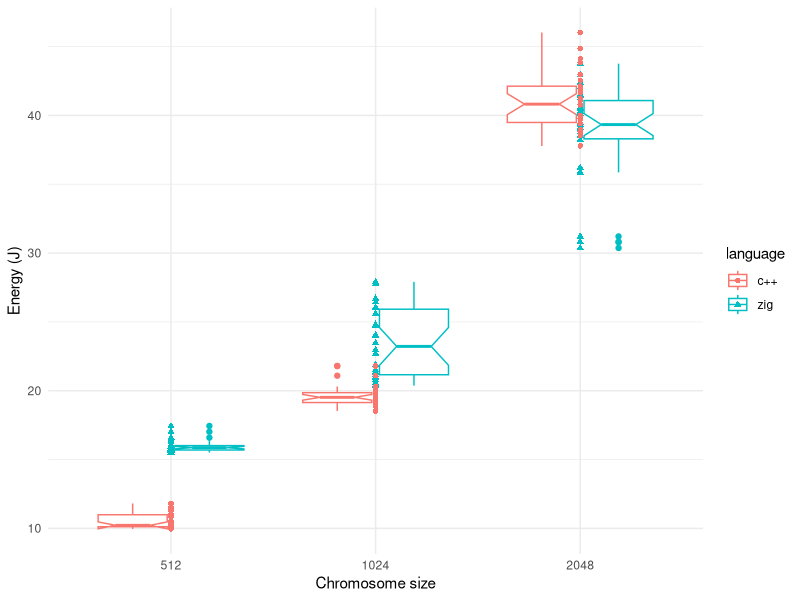
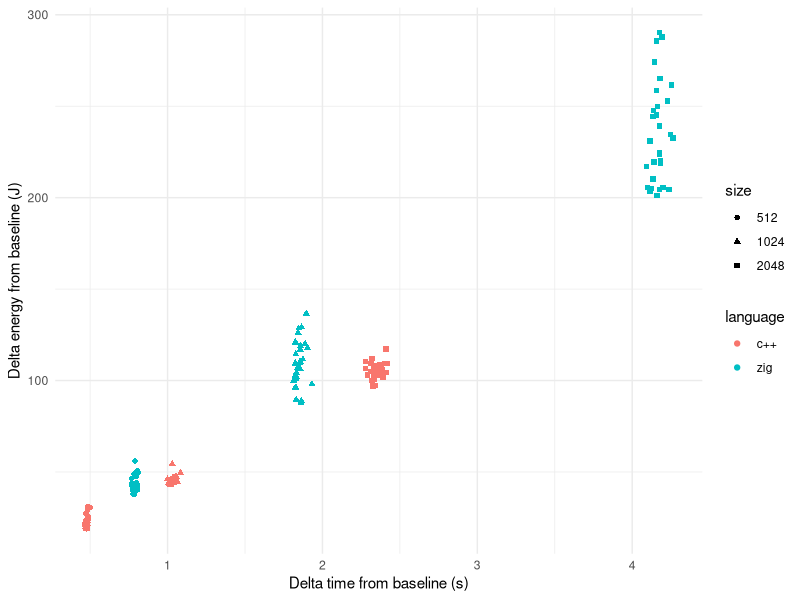
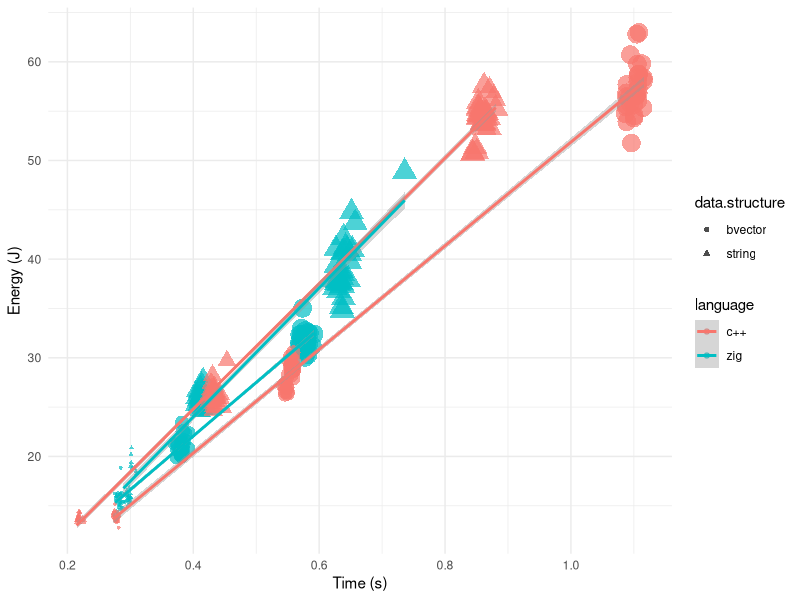

Generate these figures, in order, with R:
## ----energy.sac.generation, echo=FALSE, message=FALSE, fig.height=2.75, fig.cap="Energy vs. time for the chromosome generation problem. Point size changes with chromosome size."----
library(knitr)
zig.gen.bool <- read.csv("../data/sac-gen-bool-25-Sep-19-46-01.csv")
zig.gen.bool$data.structure <- "bvector"
zig.gen.string <- read.csv("../data/sac-gen-string-25-Sep-19-44-59.csv")
zig.gen.string$data.structure <- "string"
cpp.gen.bool <- read.csv("../data/c++-bvector-gen.csv")
cpp.gen.bool$data.structure <- "bvector"
cpp.gen.string <- read.csv("../data/cpp-string-27-Sep-20-36-43.csv")
cpp.gen.string$data.structure <- "string"

gen.data <- rbind(zig.gen.bool, zig.gen.string, cpp.gen.bool, cpp.gen.string)
gen.data$language <- c(rep("zig", nrow(zig.gen.bool)), rep("zig", nrow(zig.gen.string)), rep("c++", nrow(cpp.gen.bool)), rep("c++", nrow(cpp.gen.string)))
gen.data$point.size <- log2(gen.data$size)-7

library(dplyr)
gen.data %>% group_by(language, data.structure, size ) %>% summarise(mean(PKG), sd(PKG), mean(seconds), sd(seconds)) -> gen.data.summary

library(ggplot2)

energy_vs_time <- ggplot(gen.data, aes(x=seconds, y=PKG, color=language)) +
    geom_point(aes(fill=data.structure, shape=data.structure, size=point.size), alpha=0.7, stroke=0.5) +
    theme_minimal() +
    geom_smooth(method="lm", aes(group=interaction(language, data.structure))) +
    labs(x="Time (s)", y="Energy (J)") +
    guides(size="none")

ggsave("../img/energy_vs_time.png", energy_vs_time, width=6, height=4)

gen.data$size <- as.factor(gen.data$size)


## ----energy.sac.ops, echo=FALSE, message=FALSE, fig.height=2.75, fig.cap="Boxplot of PKG energy consumption using the bit string chromosome for the two languages and different sizes",  fig.align="center"----
zig.ops.bool <- read.csv("../data/sac-2025-zig-ops-bool.csv")
zig.ops.bool$data.structure <- "bvector"
zig.ops.bool$delta.PKG <- zig.ops.bool$PKG - c(rep(gen.data.summary[gen.data.summary$language=="zig" & gen.data.summary$data.structure=="bvector" & gen.data.summary$size==512,]$`mean(PKG)`,30), rep(gen.data.summary[gen.data.summary$language=="zig" & gen.data.summary$data.structure=="bvector" & gen.data.summary$size==1024,]$`mean(PKG)`,30), rep(gen.data.summary[gen.data.summary$language=="zig" & gen.data.summary$data.structure=="bvector" & gen.data.summary$size==2048,]$`mean(PKG)`,30))
zig.ops.bool$delta.seconds <- zig.ops.bool$seconds - c(rep(gen.data.summary[gen.data.summary$language=="zig" & gen.data.summary$data.structure=="bvector" & gen.data.summary$size==512,]$`mean(seconds)`,30), rep(gen.data.summary[gen.data.summary$language=="zig" & gen.data.summary$data.structure=="bvector" & gen.data.summary$size==1024,]$`mean(seconds)`,30), rep(gen.data.summary[gen.data.summary$language=="zig" & gen.data.summary$data.structure=="bvector" & gen.data.summary$size==2048,]$`mean(seconds)`,30))
zig.ops.string <- read.csv("../data/sac-2025-zig-ops-string.csv")
zig.ops.string$data.structure <- "string"
zig.ops.string$delta.PKG <- zig.ops.string$PKG - c(rep(gen.data.summary[gen.data.summary$language=="zig" & gen.data.summary$data.structure=="string" & gen.data.summary$size==512,]$`mean(PKG)`,30), rep(gen.data.summary[gen.data.summary$language=="zig" & gen.data.summary$data.structure=="string" & gen.data.summary$size==1024,]$`mean(PKG)`,30), rep(gen.data.summary[gen.data.summary$language=="zig" & gen.data.summary$data.structure=="string" & gen.data.summary$size==2048,]$`mean(PKG)`,30))
zig.ops.string$delta.seconds <- zig.ops.string$seconds - c(rep(gen.data.summary[gen.data.summary$language=="zig" & gen.data.summary$data.structure=="string" & gen.data.summary$size==512,]$`mean(seconds)`,30), rep(gen.data.summary[gen.data.summary$language=="zig" & gen.data.summary$data.structure=="string" & gen.data.summary$size==1024,]$`mean(seconds)`,30), rep(gen.data.summary[gen.data.summary$language=="zig" & gen.data.summary$data.structure=="string" & gen.data.summary$size==2048,]$`mean(seconds)`,30))
cpp.ops.bool <- read.csv("../data/cpp-bool-ops-30-Sep-09-03-07.csv")
cpp.ops.bool$data.structure <- "bvector"
cpp.ops.bool$delta.PKG <- cpp.ops.bool$PKG - c(rep(gen.data.summary[gen.data.summary$language=="c++" & gen.data.summary$data.structure=="bvector" & gen.data.summary$size==512,]$`mean(PKG)`,30), rep(gen.data.summary[gen.data.summary$language=="c++" & gen.data.summary$data.structure=="bvector" & gen.data.summary$size==1024,]$`mean(PKG)`,30), rep(gen.data.summary[gen.data.summary$language=="c++" & gen.data.summary$data.structure=="bvector" & gen.data.summary$size==2048,]$`mean(PKG)`,30))
cpp.ops.bool$delta.seconds <- cpp.ops.bool$seconds - c(rep(gen.data.summary[gen.data.summary$language=="c++" & gen.data.summary$data.structure=="bvector" & gen.data.summary$size==512,]$`mean(seconds)`,30), rep(gen.data.summary[gen.data.summary$language=="c++" & gen.data.summary$data.structure=="bvector" & gen.data.summary$size==1024,]$`mean(seconds)`,30), rep(gen.data.summary[gen.data.summary$language=="c++" & gen.data.summary$data.structure=="bvector" & gen.data.summary$size==2048,]$`mean(seconds)`,30))
cpp.ops.string <- read.csv("../data/cpp-string-ops-30-Sep-09-00-11.csv")
cpp.ops.string$data.structure <- "string"
cpp.ops.string$delta.PKG <- cpp.ops.string$PKG - c(rep(gen.data.summary[gen.data.summary$language=="c++" & gen.data.summary$data.structure=="string" & gen.data.summary$size==512,]$`mean(PKG)`,30), rep(gen.data.summary[gen.data.summary$language=="c++" & gen.data.summary$data.structure=="string" & gen.data.summary$size==1024,]$`mean(PKG)`,30), rep(gen.data.summary[gen.data.summary$language=="c++" & gen.data.summary$data.structure=="string" & gen.data.summary$size==2048,]$`mean(PKG)`,30))
cpp.ops.string$delta.seconds <- cpp.ops.string$seconds - c(rep(gen.data.summary[gen.data.summary$language=="c++" & gen.data.summary$data.structure=="string" & gen.data.summary$size==512,]$`mean(seconds)`,30), rep(gen.data.summary[gen.data.summary$language=="c++" & gen.data.summary$data.structure=="string" & gen.data.summary$size==1024,]$`mean(seconds)`,30), rep(gen.data.summary[gen.data.summary$language=="c++" & gen.data.summary$data.structure=="string" & gen.data.summary$size==2048,]$`mean(seconds)`,30))

ops.data <- rbind(zig.ops.bool, zig.ops.string, cpp.ops.bool, cpp.ops.string)
ops.data$language <- c(rep("zig", nrow(zig.gen.bool)), rep("zig", nrow(zig.gen.string)), rep("c++", nrow(cpp.gen.bool)), rep("c++", nrow(cpp.gen.string)))
ops.data$point.size <- log2(ops.data$size)-7

ops.data %>% group_by(language, data.structure, size) %>% summarise(mean(delta.PKG), sd(delta.PKG), mean(delta.seconds), sd(delta.seconds)) -> ops.data.summary

# ggplot(ops.data, aes(x=delta.seconds, y=delta.PKG, color=language)) + geom_point(aes(fill=data.structure,shape=data.structure,size=point.size)) + theme_minimal() + labs(x="Time (s)", y="Energy (J)") + theme(legend.position="none")

ops.data$size <- as.factor(ops.data$size)
ggplot(ops.data[ops.data$data.structure=="string",], aes(x=size, y=PKG, color=language)) + geom_boxplot(notch=T) + geom_point(aes(fill=language,shape=language)) + theme_minimal() + labs(x="Chromosome size", y="Energy (J)")
string.ops.data <- ops.data[ops.data$data.structure=="string",]
differences.512 <- t.test(string.ops.data[string.ops.data$size==512 & string.ops.data$language=="c++",]$PKG, string.ops.data[string.ops.data$size==512 & string.ops.data$language=="zig",]$PKG,alternative = "less")
differences.1024 <- t.test(string.ops.data[string.ops.data$size==1024 & string.ops.data$language=="c++",]$PKG, string.ops.data[string.ops.data$size==1024 & string.ops.data$language=="zig",]$PKG,alternative = "less")
differences.2048 <- t.test(string.ops.data[string.ops.data$size==2048 & string.ops.data$language=="c++",]$PKG, string.ops.data[string.ops.data$size==2048 & string.ops.data$language=="zig",]$PKG, alternative = "greater")
string.ops.data$power <- string.ops.data$PKG/string.ops.data$seconds


## ----energy.sac.hiff, echo=FALSE, message=FALSE, fig.height=2.75, fig.cap="Delta energy from baseline vs. delta time from baseline for the HIFF fitness function for bitstring chromosomes."----
zig.hiff.string <- read.csv("../data/sac-hiff-string-1-Oct-17-33-52.csv")
zig.hiff.string$delta.PKG <- zig.hiff.string$PKG - c(rep(gen.data.summary[gen.data.summary$language=="zig" & gen.data.summary$data.structure=="string" & gen.data.summary$size==512,]$`mean(PKG)`,30), rep(gen.data.summary[gen.data.summary$language=="zig" & gen.data.summary$data.structure=="string" & gen.data.summary$size==1024,]$`mean(PKG)`,30), rep(gen.data.summary[gen.data.summary$language=="zig" & gen.data.summary$data.structure=="string" & gen.data.summary$size==2048,]$`mean(PKG)`,30))
zig.hiff.string$delta.seconds <- zig.hiff.string$seconds - c(rep(gen.data.summary[gen.data.summary$language=="zig" & gen.data.summary$data.structure=="string" & gen.data.summary$size==512,]$`mean(seconds)`,30), rep(gen.data.summary[gen.data.summary$language=="zig" & gen.data.summary$data.structure=="string" & gen.data.summary$size==1024,]$`mean(seconds)`,30), rep(gen.data.summary[gen.data.summary$language=="zig" & gen.data.summary$data.structure=="string" & gen.data.summary$size==2048,]$`mean(seconds)`,30))
zig.hiff.string$language <- "zig"
cpp.hiff.string <- read.csv("../data/cpp-string-hiff-1-Oct-17-39-37.csv")
cpp.hiff.string$delta.PKG <- cpp.hiff.string$PKG - c(rep(gen.data.summary[gen.data.summary$language=="c++" & gen.data.summary$data.structure=="string" & gen.data.summary$size==512,]$`mean(PKG)`,30), rep(gen.data.summary[gen.data.summary$language=="c++" & gen.data.summary$data.structure=="string" & gen.data.summary$size==1024,]$`mean(PKG)`,30), rep(gen.data.summary[gen.data.summary$language=="c++" & gen.data.summary$data.structure=="string" & gen.data.summary$size==2048,]$`mean(PKG)`,30))
cpp.hiff.string$delta.seconds <- cpp.hiff.string$seconds - c(rep(gen.data.summary[gen.data.summary$language=="c++" & gen.data.summary$data.structure=="string" & gen.data.summary$size==512,]$`mean(seconds)`,30), rep(gen.data.summary[gen.data.summary$language=="c++" & gen.data.summary$data.structure=="string" & gen.data.summary$size==1024,]$`mean(seconds)`,30), rep(gen.data.summary[gen.data.summary$language=="c++" & gen.data.summary$data.structure=="string" & gen.data.summary$size==2048,]$`mean(seconds)`,30))
cpp.hiff.string$language <- "c++"

hiff.data <- rbind(zig.hiff.string, cpp.hiff.string)
hiff.data$size <- factor(hiff.data$size)
ggplot(hiff.data, aes(x=delta.seconds, y=delta.PKG, color=language, shape=size)) + geom_point() + theme_minimal() + labs(x="Delta time from baseline (s)", y="Delta energy from baseline (J)")


## ----sac.hiff.opsxjoule, echo=F, message=F---------------------------------------------------------
hiff.data$ops.joule <- 40000/hiff.data$delta.PKG

hiff.data %>% group_by(language, size) %>% summarise(`mean(delta.PKG)`=mean(delta.PKG), `sd(delta.PKG)`=sd(delta.PKG), `mean(delta.seconds)`=mean(delta.seconds), `sd(delta.seconds)`=sd(delta.seconds), `mean(ops.joule)`=mean(ops.joule), `sd(ops.joule)`=sd(ops.joule)) -> hiff.data.summary

library(kableExtra)

hiff.data.summary$Joules <- paste0(round(hiff.data.summary$`mean(delta.PKG)`,2), " (", round(hiff.data.summary$`sd(delta.PKG)`,2), ")")
hiff.data.summary$"Ops per Joule" <- paste0(round(hiff.data.summary$`mean(ops.joule)`,2), " (", round(hiff.data.summary$`sd(ops.joule)`,2), ")")

hiff.data.summary %>% select(language, size, Joules, "Ops per Joule") %>% arrange(size) %>% kable(digits=2, caption="\\protect\\label{tab:opsxjoule}Comparison of c++ and zig, HIFF function") %>% kable_styling(full_width = F)
